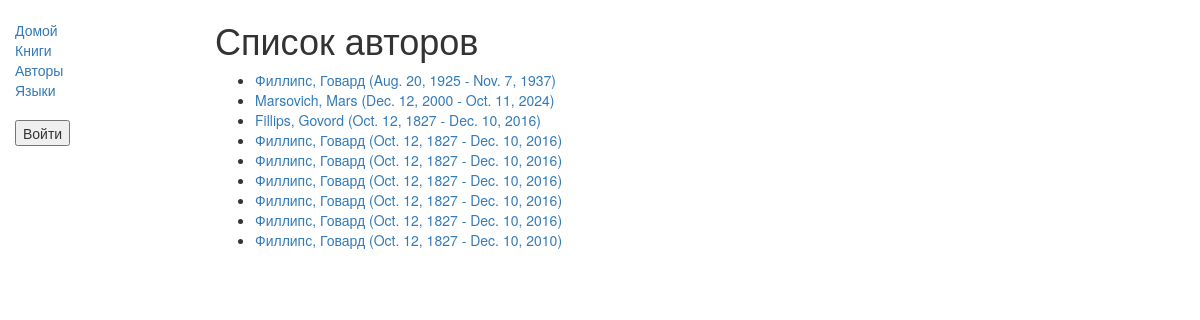
Page /catalog/authors/ on the earlier database version.
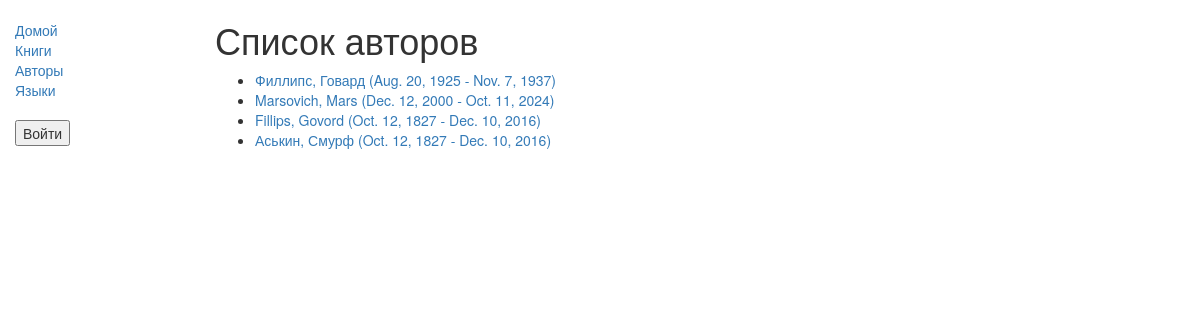
Same page on the later database version.
### catalog/models.py (models this page shows)
class Author(models.Model):
    first_name = models.CharField(max_length=100)
    last_name = models.CharField(max_length=100)
    date_of_birth = models.DateField(null=True, blank=True)
    date_of_death = models.DateField('Died', null=True, blank=True)
    def get_absolute_url(self):
        return reverse('author-detail', args=[str(self.id)])
    def __str__(self):
        return '%s, %s' % (self.last_name, self.first_name)

### catalog/views.py (the view)
# urls.py: path('authors/', views.AuthorListView.as_view(), name='authors'),
class AuthorListView(generic.ListView):
    model = Author

### catalog/templates/catalog/author_list.html
{% extends "base_generic.html" %}
{% block content %}
<h1>Список авторов</h1>
{% if author_list %}
  <ul>
  {% for author in author_list %}
    <li>
      <a href="{{ author.get_absolute_url }}">
      {{ author }} ({{author.date_of_birth}} - {% if author.date_of_death %}{{author.date_of_death}}{% endif %})
      </a>
    </li>
  {% endfor %}
 </ul>
{% else %}
  <p>Нет доступных авторов.</p>
{% endif %}
{% endblock %}

### catalog/templates/base_generic.html (shortened to what this page needs)
<!doctype html>
<html lang="en">
  <head>
    <link
      rel="stylesheet"
      href="https://maxcdn.bootstrapcdn.com/bootstrap/3.3.7/css/bootstrap.min.css" />
    {% load static %}
    <link rel="stylesheet" href="{% static 'css/styles.css' %}" />
  </head>
  <body>
    <div class="container-fluid">
      <div class="row">
        <div class="col-sm-2">
          {% block sidebar %}
            <ul class="sidebar-nav">
              <li><a href="{% url 'index' %}">Домой</a></li>
              <li><a href="{% url 'books' %}">Книги</a></li>
              <li><a href="{% url 'authors' %}">Авторы</a></li>
              <li><a href="{% url 'languages' %}">Языки</a></li>
              <br>
              {% if user.is_authenticated %}
              <li>Пользователь: {{ user.get_username }}</li>
              <li><a href="{% url 'my-borrowed' %}">Мои заброннированные книги</a></li>
              <form id="logout-form" method="post" action="{% url 'logout' %}">
                  {% csrf_token %}
                <button type="submit">Выйти</button>
              </form>
              {% else %}
                <form id="login-form" method="post" action="{% url 'login' %}">
                <button type="submit">Войти</button>
              </form>
              {% endif %}
            </ul>
          {% endblock %}
        </ul></div>
        <div class="col-sm-10 ">{% block content %}{% endblock %}</div>
      </div>
    </div>
  </body>
</html>

### catalog/static/css/styles.css (style rules this page uses)
.sidebar-nav { margin-top: 20px; padding: 0; list-style: none; }

Differences in the rows shown:
removed Author: last_name+first_name "Филлипс, Говард", date_of_birth "Oct. 12, 1827", date_of_death "Dec. 10, 2016"
removed Author: last_name+first_name "Филлипс, Говард", date_of_birth "Oct. 12, 1827", date_of_death "Dec. 10, 2016"
removed Author: last_name+first_name "Филлипс, Говард", date_of_birth "Oct. 12, 1827", date_of_death "Dec. 10, 2016"
removed Author: last_name+first_name "Филлипс, Говард", date_of_birth "Oct. 12, 1827", date_of_death "Dec. 10, 2016"
removed Author: last_name+first_name "Филлипс, Говард", date_of_birth "Oct. 12, 1827", date_of_death "Dec. 10, 2016"
removed Author: last_name+first_name "Филлипс, Говард", date_of_birth "Oct. 12, 1827", date_of_death "Dec. 10, 2010"
added Author: last_name+first_name "Аськин, Смурф", date_of_birth "Oct. 12, 1827", date_of_death "Dec. 10, 2016"
